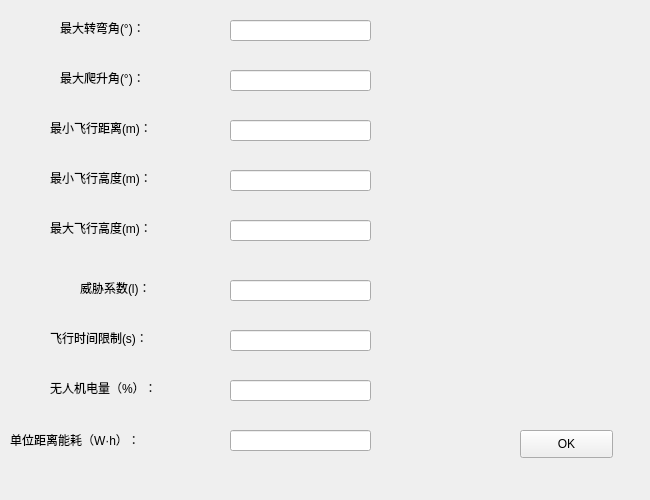
<?xml version="1.0" encoding="UTF-8"?>
<ui version="4.0">
 <class>MainWindow</class>
 <widget class="QWidget" name="MainWindow">
  <property name="geometry">
   <rect>
    <x>0</x>
    <y>0</y>
    <width>650</width>
    <height>500</height>
   </rect>
  </property>
  <property name="windowTitle">
   <string>无人机设置</string>
  </property>
  <widget class="QLabel" name="label">
   <property name="geometry">
    <rect>
     <x>60</x>
     <y>20</y>
     <width>131</width>
     <height>16</height>
    </rect>
   </property>
   <property name="text">
    <string>最大转弯角(°)：</string>
   </property>
  </widget>
  <widget class="QLabel" name="label_2">
   <property name="geometry">
    <rect>
     <x>60</x>
     <y>70</y>
     <width>131</width>
     <height>16</height>
    </rect>
   </property>
   <property name="text">
    <string>最大爬升角(°)：</string>
   </property>
  </widget>
  <widget class="QLabel" name="label_3">
   <property name="geometry">
    <rect>
     <x>50</x>
     <y>120</y>
     <width>131</width>
     <height>16</height>
    </rect>
   </property>
   <property name="text">
    <string>最小飞行距离(m)：</string>
   </property>
  </widget>
  <widget class="QLabel" name="label_4">
   <property name="geometry">
    <rect>
     <x>50</x>
     <y>170</y>
     <width>131</width>
     <height>16</height>
    </rect>
   </property>
   <property name="text">
    <string>最小飞行高度(m)：</string>
   </property>
  </widget>
  <widget class="QLabel" name="label_5">
   <property name="geometry">
    <rect>
     <x>50</x>
     <y>220</y>
     <width>131</width>
     <height>16</height>
    </rect>
   </property>
   <property name="text">
    <string>最大飞行高度(m)：</string>
   </property>
  </widget>
  <widget class="QLabel" name="label_6">
   <property name="geometry">
    <rect>
     <x>80</x>
     <y>280</y>
     <width>101</width>
     <height>16</height>
    </rect>
   </property>
   <property name="text">
    <string>威胁系数(l)：</string>
   </property>
  </widget>
  <widget class="QLabel" name="label_7">
   <property name="geometry">
    <rect>
     <x>50</x>
     <y>330</y>
     <width>131</width>
     <height>16</height>
    </rect>
   </property>
   <property name="text">
    <string>飞行时间限制(s)：</string>
   </property>
  </widget>
  <widget class="QLineEdit" name="lineEdit_8">
   <property name="geometry">
    <rect>
     <x>230</x>
     <y>20</y>
     <width>141</width>
     <height>21</height>
    </rect>
   </property>
  </widget>
  <widget class="QLineEdit" name="lineEdit_9">
   <property name="geometry">
    <rect>
     <x>230</x>
     <y>70</y>
     <width>141</width>
     <height>21</height>
    </rect>
   </property>
  </widget>
  <widget class="QLineEdit" name="lineEdit_10">
   <property name="geometry">
    <rect>
     <x>230</x>
     <y>120</y>
     <width>141</width>
     <height>21</height>
    </rect>
   </property>
  </widget>
  <widget class="QLineEdit" name="lineEdit_11">
   <property name="geometry">
    <rect>
     <x>230</x>
     <y>170</y>
     <width>141</width>
     <height>21</height>
    </rect>
   </property>
  </widget>
  <widget class="QLineEdit" name="lineEdit_12">
   <property name="geometry">
    <rect>
     <x>230</x>
     <y>220</y>
     <width>141</width>
     <height>21</height>
    </rect>
   </property>
  </widget>
  <widget class="QLineEdit" name="lineEdit_13">
   <property name="geometry">
    <rect>
     <x>230</x>
     <y>280</y>
     <width>141</width>
     <height>21</height>
    </rect>
   </property>
  </widget>
  <widget class="QLineEdit" name="lineEdit_14">
   <property name="geometry">
    <rect>
     <x>230</x>
     <y>330</y>
     <width>141</width>
     <height>21</height>
    </rect>
   </property>
  </widget>
  <widget class="QPushButton" name="pushButton">
   <property name="geometry">
    <rect>
     <x>520</x>
     <y>430</y>
     <width>93</width>
     <height>28</height>
    </rect>
   </property>
   <property name="text">
    <string>OK</string>
   </property>
  </widget>
  <widget class="QLineEdit" name="lineEdit_15">
   <property name="geometry">
    <rect>
     <x>230</x>
     <y>380</y>
     <width>141</width>
     <height>21</height>
    </rect>
   </property>
  </widget>
  <widget class="QLabel" name="label_8">
   <property name="geometry">
    <rect>
     <x>50</x>
     <y>380</y>
     <width>131</width>
     <height>16</height>
    </rect>
   </property>
   <property name="text">
    <string>无人机电量（%）：</string>
   </property>
  </widget>
  <widget class="QLineEdit" name="lineEdit_16">
   <property name="geometry">
    <rect>
     <x>230</x>
     <y>430</y>
     <width>141</width>
     <height>21</height>
    </rect>
   </property>
  </widget>
  <widget class="QLabel" name="label_9">
   <property name="geometry">
    <rect>
     <x>10</x>
     <y>430</y>
     <width>171</width>
     <height>20</height>
    </rect>
   </property>
   <property name="text">
    <string>单位距离能耗（W·h）：</string>
   </property>
  </widget>
 </widget>
 <resources/>
 <connections/>
</ui>
